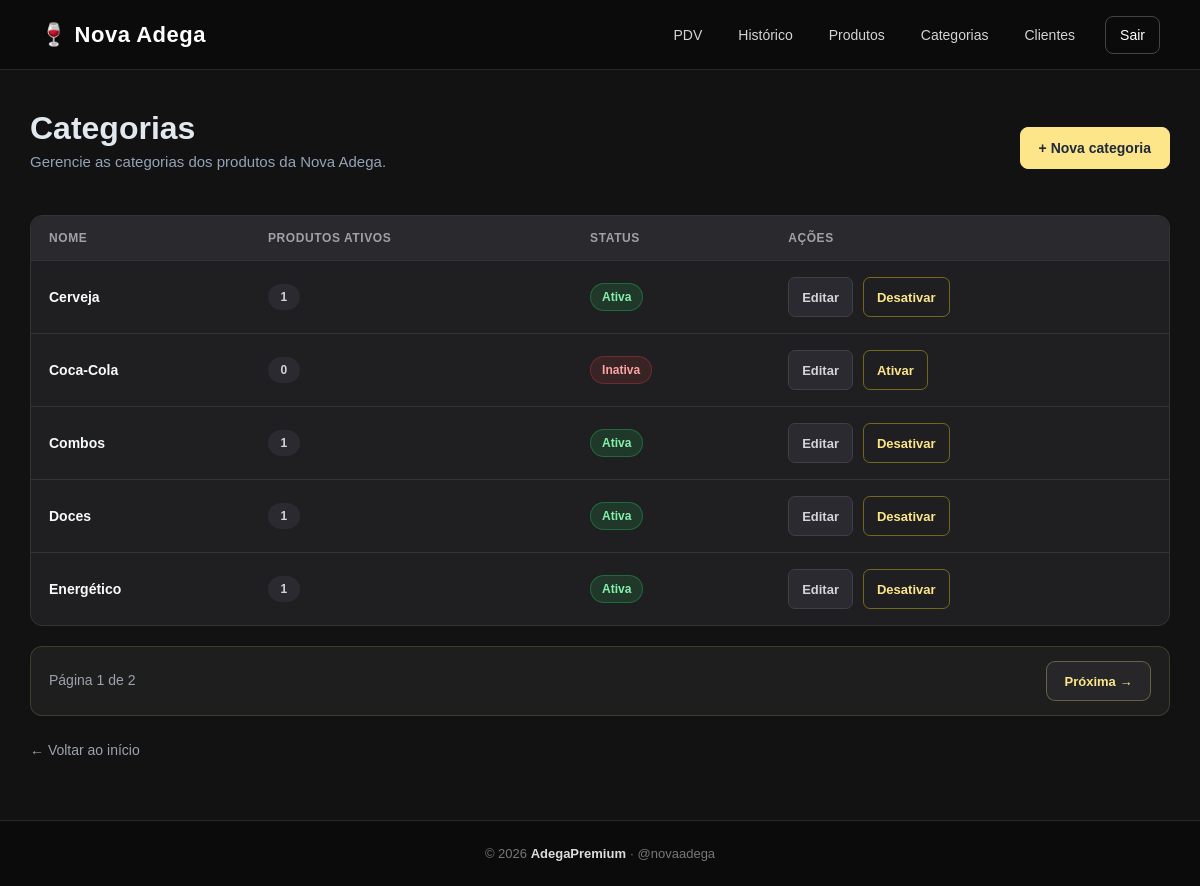
The page /categorias/ (signed in) on the database its author committed.
### app/models/categoria.py (models this page shows)
class Categoria(Base):
    __tablename__ = "categorias"
    id = Column(
        Integer,
        primary_key=True,
        autoincrement=True,
        index=True
    )
    nome = Column(
        String(100),
        nullable=False,
        unique=True
    )
    ativo = Column(
        Boolean,
        nullable=False,
        default=True
    )
    produtos = relationship(
        "Produto",
        back_populates="categoria",
        lazy="select"
    )

### app/controllers/categoria_controller.py (the view)
@router.get("/")
def listar_categorias(
    request: Request,
    pagina: int = 1,
    por_pagina: int = 5,
    db: Session = Depends(get_db),
    admin = Depends(get_admin)
):
    if pagina < 1:
        pagina = 1
    total_categorias = db.query(Categoria).count()
    total_paginas = max(
        1,
        (total_categorias + por_pagina - 1) // por_pagina
    )
    if pagina > total_paginas:
        pagina = total_paginas
    categorias = (
        db.query(Categoria)
        .order_by(Categoria.nome)
        .offset((pagina - 1) * por_pagina)
        .limit(por_pagina)
        .all()
    )
    return templates.TemplateResponse(
        request,
        "categorias/index.html",
        {
            "request":    request,
            "usuario":    admin,
            "categorias": categorias,
            "pagina":     pagina,
            "por_pagina": por_pagina,
            "total_categorias": total_categorias,
            "total_paginas": total_paginas,
        }
    )

### app/templates/categorias/index.html (shortened to what this page needs)
{% extends "base.html" %}
{% block styles %}
<link rel="stylesheet" href="/static/CSS/categorias.css?v=2">
{% endblock %}
{% block content %}
<main class="container">
    <section class="titulo-pagina">
        <div>
            <h1>
                Categorias
            </h1>
            <p>
                Gerencie as categorias dos produtos da Nova Adega.
            </p>
        </div>
        <a
            href="/categorias/nova"
            class="btn-nova"
        >
            + Nova categoria
        </a>
    </section>
    <section class="tabela-container">
        <table>
            <thead>
                <tr>
                    <th>
                        Nome
                    </th>
                    <th>
                        Produtos ativos
                    </th>
                    <th>
                        Status
                    </th>
                    <th>
                        Ações
                    </th>
                </tr>
            </thead>
            <tbody>
                {% for c in categorias %}
                <tr>
                    <td class="categoria-nome">
                        {{ c.nome }}
                    </td>
                    <td>
                        <span class="quantidade-produtos">
                            {{
                                c.produtos
                                | selectattr('ativo')
                                | list
                                | length
                            }}
                        </span>
                    </td>
                    <td>
                        {% if c.ativo %}
                        <span class="status ativo">
                            Ativa
                        </span>
                        {% else %}
                        <span class="status inativo">
                            Inativa
                        </span>
                        {% endif %}
                    </td>
                    <td>
                        <div class="acoes">
                            <a
                                href="/categorias/{{ c.id }}/editar"
                                class="btn-editar"
                            >
                                Editar
                            </a>
                            <form
                                action="/categorias/{{ c.id }}/toggle-ativo"
                                method="post"
                            >
                                <button
                                    type="submit"
                                    class="btn-status"
                                >
                                    {{
                                        "Desativar"
                                        if c.ativo
                                        else "Ativar"
                                    }}
                                </button>
                            </form>
                        </div>
                    </td>
                </tr>
                {% endfor %}
            </tbody>
        </table>
    </section>
    {% if total_categorias > 0 %}
    <div class="paginacao">
        <span>
            Página {{ pagina }} de {{ total_paginas }}
        </span>
        <div>
            {% if pagina < total_paginas %}
            <a
                href="/categorias?pagina={{ pagina + 1 }}&por_pagina={{ por_pagina }}"
            >
                Próxima →
            </a>
            {% endif %}
        </div>
    </div>
    {% endif %}
    <div class="voltar">
        <a href="/">
            ← Voltar ao início
        </a>
    </div>
</main>
{% endblock %}

### app/static/CSS/home.css (style rules this page uses)
* { box-sizing: border-box; }
html { min-height: 100%; }
body { margin: 0; padding: 0; min-height: 100vh; font-family: Arial, Helvetica, sans-serif; background: #121212; color: #f9fafb; display: flex; flex-direction: column; }

### app/static/CSS/categorias.css (style rules this page uses)
.container { width: 100%; max-width: 1200px; min-height: calc(100vh - 70px - 69px); margin: 0 auto; padding: 40px 30px 60px; box-sizing: border-box; }
.titulo-pagina { display: flex; justify-content: space-between; align-items: center; gap: 20px; margin-bottom: 30px; }
.titulo-pagina h1 { margin: 0; font-size: 32px; color: #e2e8f0; }
.titulo-pagina p { margin-top: 6px; color: #94a3b8; font-size: 15px; }
.btn-nova { display: inline-flex; align-items: center; justify-content: center; height: 42px; padding: 0 18px; background: #FDE68A; color: #1e293b; border: 1px solid #FDE68A; border-radius: 8px; text-decoration: none; font-size: 14px; font-weight: 700; cursor: pointer; transition: transform 0.2s, opacity 0.2s; }
.tabela-container { width: 100%; overflow-x: auto; background: #1f1f22; border: 1px solid #333338; border-radius: 12px; }
.tabela-container table { width: 100%; border-collapse: collapse; min-width: 650px; }
.tabela-container thead { background: #29292e; }
.tabela-container th { padding: 15px 18px; text-align: left; color: #a1a1aa; font-size: 12px; text-transform: uppercase; letter-spacing: 0.05em; border-bottom: 1px solid #333338; }
.tabela-container td { padding: 16px 18px; color: #e4e4e7; font-size: 14px; border-bottom: 1px solid #333338; }
.tabela-container tbody tr { transition: background 0.2s; }
.tabela-container tbody tr:last-child td { border-bottom: none; }
.categoria-nome { font-weight: 600; color: #f8fafc !important; }
.quantidade-produtos { display: inline-flex; align-items: center; justify-content: center; min-width: 32px; height: 26px; padding: 0 9px; background: #2a2a30; border-radius: 999px; color: #d4d4d8; font-size: 12px; font-weight: 600; }
.status { display: inline-flex; align-items: center; justify-content: center; padding: 6px 11px; border-radius: 999px; font-size: 12px; font-weight: 700; }
.status.ativo { background: rgba(34, 197, 94, 0.15); color: #86efac; border: 1px solid rgba(34, 197, 94, 0.35); }
.status.inativo { background: rgba(239, 68, 68, 0.12); color: #fca5a5; border: 1px solid rgba(239, 68, 68, 0.3); }
.acoes { display: flex; align-items: center; gap: 10px; }
.acoes form { margin: 0; }
.btn-editar { display: inline-flex; align-items: center; justify-content: center; height: 40px; padding: 0 13px; background: #2a2a30; color: #d4d4d8; border: 1px solid #3f3f46; border-radius: 7px; text-decoration: none; font-size: 13px; font-weight: 600; transition: background 0.2s, transform 0.2s; }
.btn-status { height: 40px; padding: 0 13px; background: transparent; color: #FDE68A; border: 1px solid rgba(250, 204, 21, 0.4); border-radius: 7px; font-size: 13px; font-weight: 600; cursor: pointer; transition: background 0.2s, transform 0.2s; }
.voltar { margin-top: 24px !important; }
.voltar a, a.voltar { display: inline-flex !important; align-items: center !important; color: #9CA3AF !important; font-size: 14px !important; font-weight: 500 !important; line-height: 20px !important; text-decoration: none !important; margin: 0 !important; padding: 0 !important; transition: color 0.2s ease, transform 0.2s ease !important; }
.paginacao { width: 100%; display: flex; align-items: center; justify-content: space-between; gap: 10px; margin-top: 20px; padding: 14px 18px; box-sizing: border-box; background: #1E1E1E; border: 1px solid rgba(253, 230, 138, 0.15); border-radius: 12px; }
.paginacao > span { color: #9CA3AF !important; font-size: 14px !important; font-weight: 500; line-height: 1.4; }
.paginacao > div { display: flex; align-items: center; gap: 8px; }
.paginacao > div a { display: inline-flex; align-items: center; justify-content: center; height: 40px; min-width: 105px; padding: 0 15px; box-sizing: border-box; background: #27272A !important; color: #FDE68A !important; border: 1px solid rgba(253, 230, 138, 0.30); border-radius: 9px; text-decoration: none !important; font-size: 13px; font-weight: 600; transition: background 0.2s ease, color 0.2s ease, border-color 0.2s ease, transform 0.2s ease, box-shadow 0.2s ease; }

### rows shown on the page
Categoria: nome "Cerveja", produtos|selectattr "1", shows "Ativa", ativo "Desativar"
Categoria: nome "Coca-Cola", produtos|selectattr "0", shows "Inativa", ativo "Ativar"
Categoria: nome "Combos", produtos|selectattr "1", shows "Ativa", ativo "Desativar"
Categoria: nome "Doces", produtos|selectattr "1", shows "Ativa", ativo "Desativar"
Categoria: nome "Energético", produtos|selectattr "1", shows "Ativa", ativo "Desativar"

### other values the page prints
{{ pagina }} "1"
{{ total_paginas }} "2"
